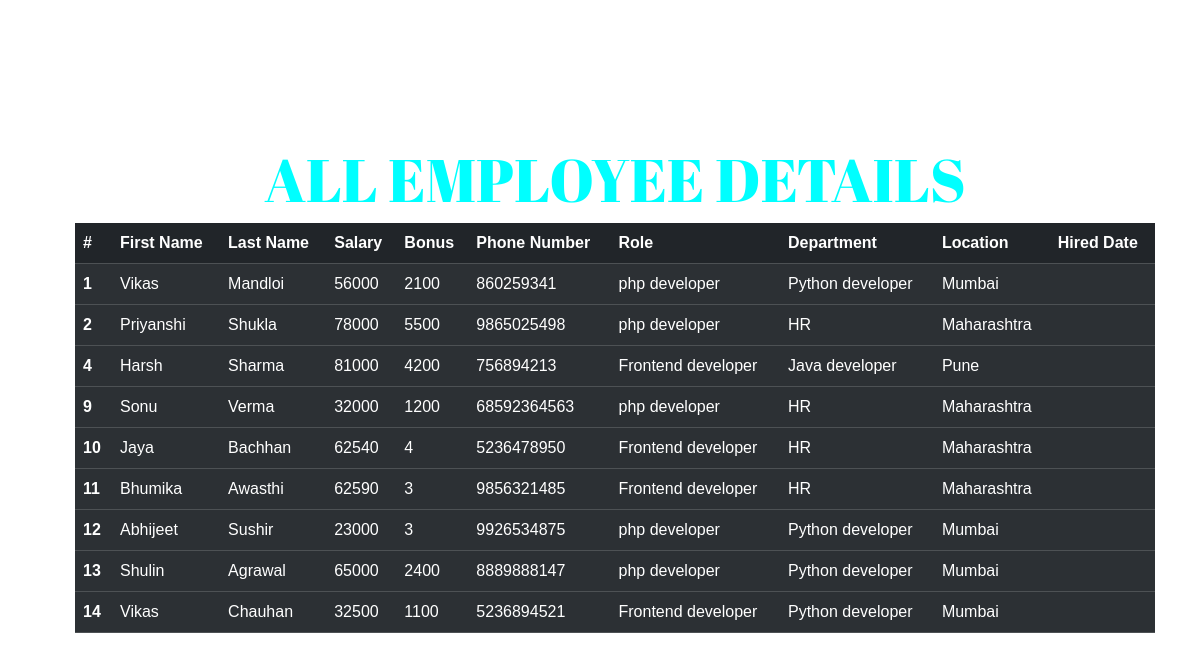
The page /all_emp on the database as committed earlier.
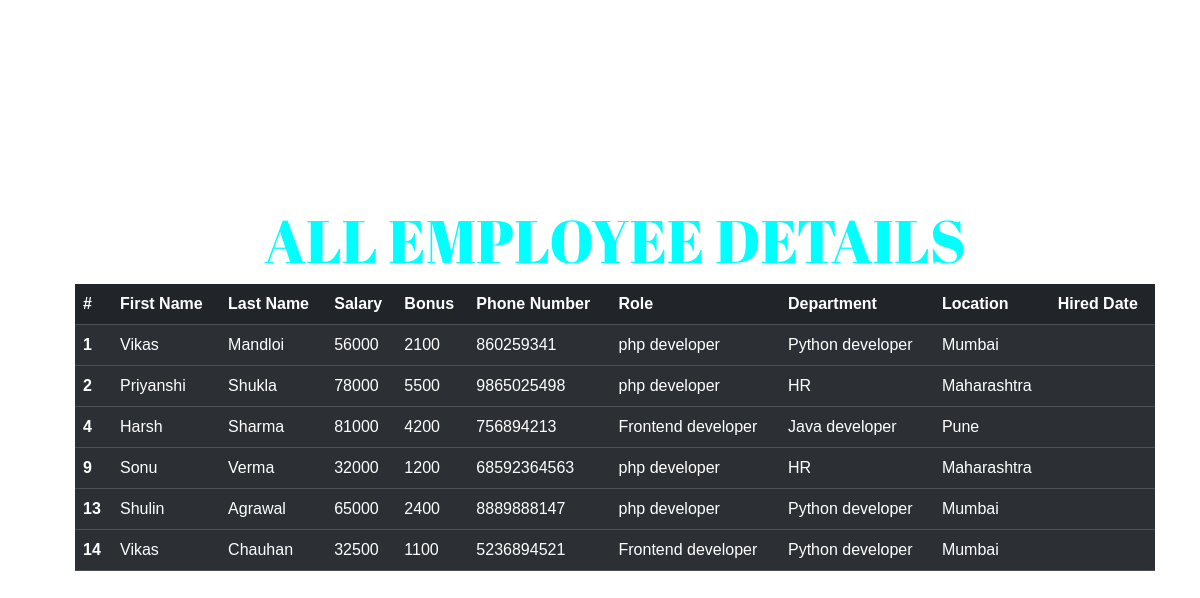
The same page on the database as committed later.
### emp_app/models.py (models this page shows, shortened)
class Employee(models.Model):
    first_name = models.CharField(max_length=100, null=False)
    last_name = models.CharField(max_length=100)
    dept=models.ForeignKey(Department, on_delete=models.CASCADE)
    salary=models.IntegerField(default=0)
    bonus=models.IntegerField(default=0)
    role=models.ForeignKey(Role, on_delete=models.CASCADE)
    phone=models.IntegerField(default=0)
    hire_date=models.DateField()
    def __str__(self):
        return "%s %s %s" %(self.first_name, self.last_name, self.phone)

class Role(models.Model):
    name=models.CharField(max_length=100, null=False)

class Department(models.Model):
    name=models.CharField(max_length=100, null=False)
    location=models.CharField(max_length=100)

### emp_app/views.py (the view)
# urls.py: path('all_emp', views.all_emp, name='all_emp'),
def all_emp(request):
    emps=Employee.objects.all()
    context={
        'emps': emps
    }
    print(context)
    return render(request, 'all_emp.html', context)

### emp_app/templates/all_emp.html (shortened to what this page needs)
<!DOCTYPE html>
<html lang="en">
<head>
    {% load static %}
    <link rel="stylesheet" href="{% static 'style2.css' %}">
    <link href="https://cdn.jsdelivr.net/npm/bootstrap@5.3.1/dist/css/bootstrap.min.css" rel="stylesheet">
  </head>
<body>
    <div class="wrapper">
      <div class="video">
        <div class="content">
          <h1 style="font-family:'Abril Fatface', cursive; font-size: 60px; color: cyan;">
          ALL EMPLOYEE DETAILS
          </h1>
        <table class="table table-dark table-striped" style="margin-bottom: 25px;">
            <thead>
              <tr>
                <th scope="col">#</th>
                <th scope="col">First Name</th>
                <th scope="col">Last Name</th>
                <th scope="col">Salary</th>
                <th scope="col">Bonus</th>
                <th scope="col">Phone Number</th>
                <th scope="col">Role</th>
                <th scope="col">Department</th>
                <th scope="col">Location</th>
                <th scope="col">Hired Date</th>
              </tr>
            </thead>
            {% for emp in emps %}
            <tbody>
              <tr>
                <th scope="row">{{emp.id}}</th>
                <td>{{emp.first_name}}</td>
                <td>{{emp.last_name}}</td>
                <td>{{emp.salary}}</td>
                <td>{{emp.bonus}}</td>
                <td>{{emp.phone}}</td>
                <td>{{emp.role.name}}</td>
                <td>{{emp.dept.name}}</td>
                <td>{{emp.dept.location}}</td>
                <td>{{emp.hired_date}}</td>
              </tr>
            </tbody>
            {% endfor %}
          </div>
          </div>
        </div>
       </body>
     </html>

### emp_app/static/style2.css (style rules this page uses)
* { margin: 0; padding: 0; box-sizing: border-box; font-family: "Poppins", sans-serif; }
.wrapper { width:100%; height:100vh; display:flex; justify-content: center; align-items: center; }
.video { width:100%; position:relative; }
.content { width:90%; height:100%; top:0; left:0; position:absolute; display:flex; justify-content:center; align-items:center; flex-direction:column; margin-left:75px; }
body { display: flex; background: #000; min-height: 5vh; align-items: center; justify-content: center; }

Rows that differ between the two databases and show on the page:
removed Employee: id "10", first_name "Jaya", last_name "Bachhan", salary "62540", bonus "4", phone "5236478950", role.name "Frontend developer", dept.name "HR", dept.location "Maharashtra"
removed Employee: id "11", first_name "Bhumika", last_name "Awasthi", salary "62590", bonus "3", phone "9856321485", role.name "Frontend developer", dept.name "HR", dept.location "Maharashtra"
removed Employee: id "12", first_name "Abhijeet", last_name "Sushir", salary "23000", bonus "3", phone "9926534875", role.name "php developer", dept.name "Python developer", dept.location "Mumbai"
